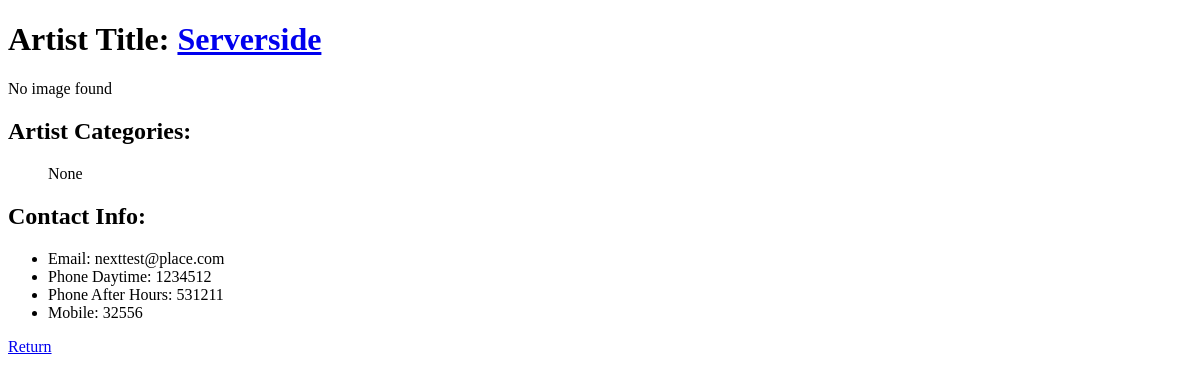
The page /site/artistDetails.php?artist_id=2 on the database as committed earlier.
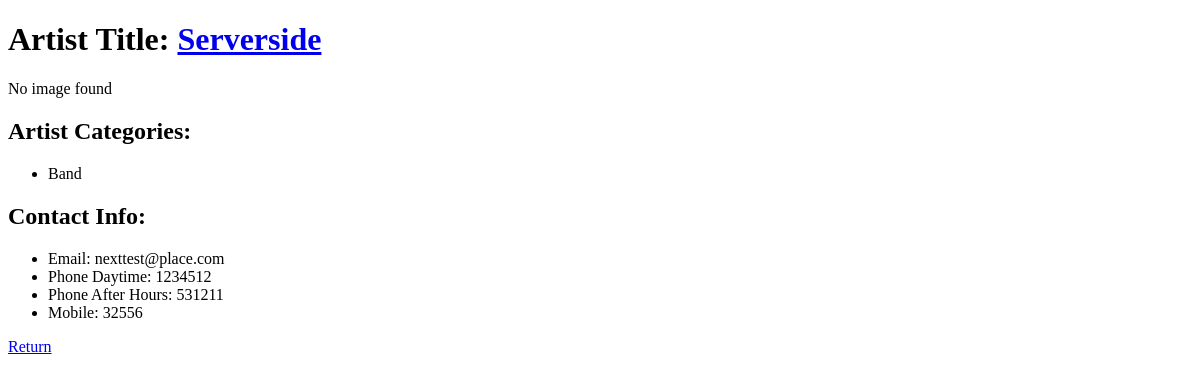
The same page on the database as committed later.
### tables this page shows
CREATE TABLE Category (
C_Id INTEGER PRIMARY KEY,
C_Name
);

### site/artistDetails.php (the view, shortened to what this page needs)
<!DOCTYPE html>
<html>
<head lang="en">
</head>
<body>
<?php
	include("db_connect.php");
	$artist_id = $_GET["artist_id"];
	$artist_row = $dbh->query("SELECT * FROM Artist WHERE A_Id = " . $artist_id)->fetch();
	echo "<h1>Artist Title: <a href='artistDetails.php?artist_id=" . $artist_id . "'>" . $artist_row["A_Title"] . "</a></h1>\n";
	$main_image = $dbh->query("SELECT Img_Ref FROM Image WHERE Img_Id IN (
								SELECT A_MainImageId FROM Artist WHERE A_Id = " . $artist_id . ")");
	$all_images = $dbh->query("SELECT Img_Ref FROM Image WHERE Img_Id IN (
								SELECT Img_Id FROM ArtistImage WHERE A_Id = " . $artist_id . ")");
	$image_count = $dbh->query("SELECT COUNT(*) FROM Image WHERE Img_Id IN (
								SELECT Img_Id FROM ArtistImage WHERE A_Id = " . $artist_id . ")")->fetch()[0];
	$main_image_row = $main_image->fetch(PDO::FETCH_ASSOC);
	if(!is_null($main_image_row["Img_Ref"]))
	{
		echo "<a href='artistDetails.php'><img src='../db/" . $main_image_row["Img_Ref"] . "'></a><br/>";
	}
	else if($image_count > 0)
	{
		$chosen_row = $all_images->fetch(PDO::FETCH_ASSOC);
		echo "<a href='artistDetails.php'><img src='../db/" . $chosen_row["Img_Ref"] . "'></a><br/>";
	}
	else
	{
		echo "<p>No image found</p>";
	}
	$artist_categories = $dbh->query("SELECT C_Name FROM Category WHERE C_Id IN (
										SELECT C_Id FROM ArtistCategory WHERE A_Id = " . $artist_id . ")");
	$category_count = $dbh->query("SELECT COUNT(*) FROM Category WHERE C_Id IN (
										SELECT C_Id FROM ArtistCategory WHERE A_Id = " . $artist_id . ")")->fetch()[0];
	echo "<h2>Artist Categories: </h2>\n<ul>\n";
	if($category_count == 0)
	{
		echo "None";
	}
	else if($category_count == 1)
	{
		echo "<li>" . $artist_categories->fetch()[0] . "</li>\n";
	}
	else
	{
		foreach ($artist_categories as $row)
		{
			echo "<li>" . $row["C_Name"] . "</li>\n";
		}
	}
	echo "</ul>";
	echo "<h2>Contact Info:</h2>\n<ul>\n
			<li>Email: " . $artist_row["A_Email"] . "</li>\n" .
			"<li>Phone Daytime: " . $artist_row["A_PhoneDay"] . "</li>\n" .
			"<li>Phone After Hours: " . $artist_row["A_PhoneAfter"] . "</li>\n" .
			"<li>Mobile: " . $artist_row["A_Mobile"] . "</li>\n" .
			"</ul>";
?>
<a href="artistList.php">Return</a>
</body>
</html>

Rows that differ between the two databases and show on the page:
now on this page (row edited): category: C_Name "Band"
Other text that changed with them:
text no longer shown: "None"
